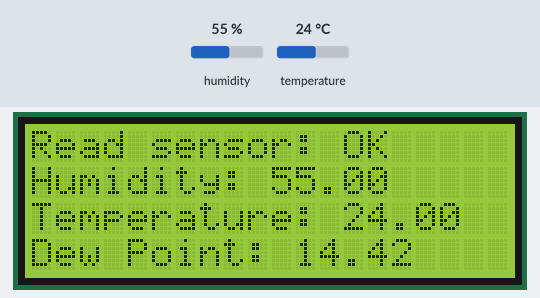
A sketch run on a simulated Arduino Uno, built with avr-gcc and run on an emulated ATmega328P. On the bench: 20×4 character LCD. Inputs (shaded band) come from the test bench; at power-on: humidity 55 %, temperature 24 °C.

Above: at 3.3 s.
3.4 s: humidity set to 22 %
At 5.0 s:
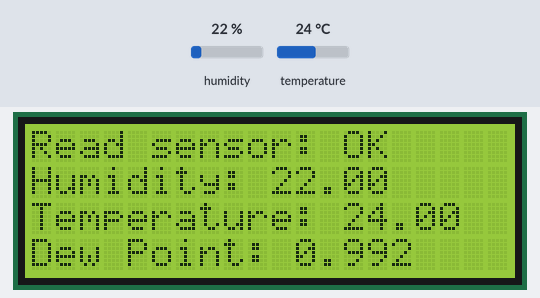
6.2 s: temperature set to 12 °C
At 7.3 s:
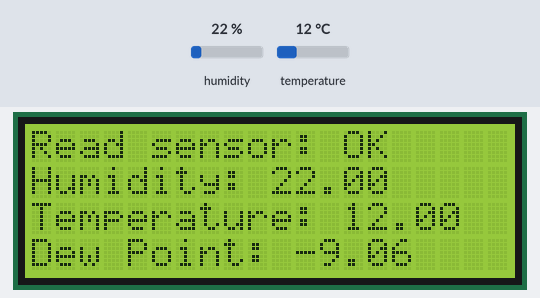
9.0 s: humidity set to 40 %
At 10.8 s:
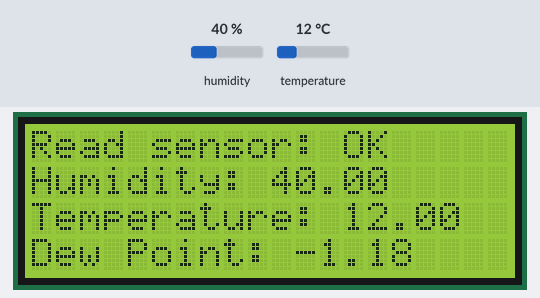
12.0 s: temperature set to 19 °C
At 13.1 s:
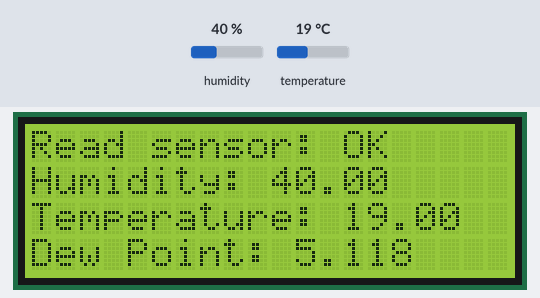
Timing chart, 0 to 15.0 s (numbered marks = the images above; inputs shaded):
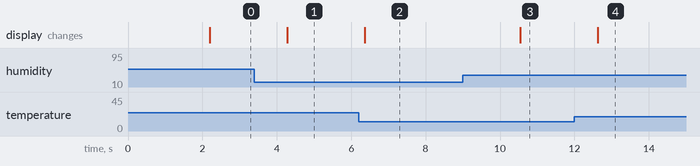

Measured:
- after the input at 3.4 s, the display: changes after 0.88 s (image 1)
- after the input at 6.2 s, the display: changes after 0.17 s (image 2)
- after the input at 9.0 s, the display: changes after 1.5 s (image 3)
- after the input at 12.0 s, the display: changes after 0.63 s (image 4)

The sketch:

sketch_aug09c.ino
```cpp
#include <Wire.h>
//#include <LCD.h>
#include <LiquidCrystal_I2C.h>

/* YourDuino.com Example Software Sketch
   DHT11 Humidity and Temperature Sensor test
   Credits: Rob Tillaart
   http://arduino-direct.com/sunshop/index.php?l=product_detail&p=162
   terry@yourduino.com */

/*-----( Import needed libraries )-----*/
#include <dht11.h>

/*-----( Declare objects )-----*/
dht11 DHT11;
LiquidCrystal_I2C lcd(0x3F,16,2);

/*-----( Declare Constants, Pin Numbers )-----*/
#define DHT11PIN 2


void setup()   /*----( SETUP: RUNS ONCE )----*/
{
  lcd.backlight();
  Serial.begin(9600);
  lcd.begin(20,4);
  lcd.setCursor(0,0);
  lcd.print("DHT11 TEST PROGRAM ");
  lcd.setCursor(0,1);
  lcd.print("LIBRARY VERSION: ");
  lcd.setCursor(0,2);
  lcd.print(DHT11LIB_VERSION);
  delay(2000);
  lcd.clear();
}/*--(end setup )---*/
  //lcd.setCursor(3,0);

void loop()   /*----( LOOP: RUNS CONSTANTLY )----*/
{
  //lcd.print("\n");

  int chk = DHT11.read(DHT11PIN);
  lcd.setCursor(0,0);
  lcd.print("Read sensor: ");
  switch (chk)
  {
    case 0: lcd.print("OK"); break;
    case -1: lcd.print("Checksum error"); break;
    case -2: lcd.print("Time out error"); break;
    default: lcd.print("Unknown error"); break;
  }

  lcd.setCursor(0,1);
  lcd.print("Humidity: ");
  lcd.print((float)DHT11.humidity, 2);

  lcd.setCursor(0,2);
  lcd.print("Temperature: ");
  lcd.print((float)DHT11.temperature, 2);

  //lcd.print("Temperature (oF): ");
  //lcd.println(Fahrenheit(DHT11.temperature), 2);

  //lcd.print("Temperature (K): ");
  //lcd.println(Kelvin(DHT11.temperature), 2);

  lcd.setCursor(0,3);
  lcd.print("Dew Point: ");
  lcd.print(dewPoint(DHT11.temperature, DHT11.humidity));

  //lcd.print("Dew PointFast (oC): ");
  //lcd.println(dewPointFast(DHT11.temperature, DHT11.humidity));

  delay(2000);
}/* --(end main loop )-- */

/*-----( Declare User-written Functions )-----*/
//
//Celsius to Fahrenheit conversion
double Fahrenheit(double celsius)
{
        return 1.8 * celsius + 32;
}

//Celsius to Kelvin conversion
double Kelvin(double celsius)
{
        return celsius + 273.15;
}

// dewPoint function NOAA
// reference: http://wahiduddin.net/calc/density_algorithms.htm
double dewPoint(double celsius, double humidity)
{
        double A0= 373.15/(273.15 + celsius);
        double SUM = -7.90298 * (A0-1);
        SUM += 5.02808 * log10(A0);
        SUM += -1.3816e-7 * (pow(10, (11.344*(1-1/A0)))-1) ;
        SUM += 8.1328e-3 * (pow(10,(-3.49149*(A0-1)))-1) ;
        SUM += log10(1013.246);
        double VP = pow(10, SUM-3) * humidity;
        double T = log(VP/0.61078);   // temp var
        return (241.88 * T) / (17.558-T);
}

// delta max = 0.6544 wrt dewPoint()
// 5x faster than dewPoint()
// reference: http://en.wikipedia.org/wiki/Dew_point
double dewPointFast(double celsius, double humidity)
{
        double a = 17.271;
        double b = 237.7;
        double temp = (a * celsius) / (b + celsius) + log(humidity/100);
        double Td = (b * temp) / (a - temp);
        return Td;
}

/* ( THE END ) */
```
